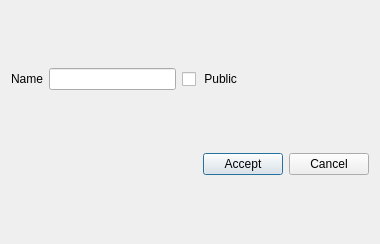
<?xml version="1.0" encoding="UTF-8"?>
<ui version="4.0">
 <class>Dialog</class>
 <widget class="QDialog" name="Dialog">
  <property name="geometry">
   <rect>
    <x>0</x>
    <y>0</y>
    <width>380</width>
    <height>244</height>
   </rect>
  </property>
  <property name="windowTitle">
   <string>Collection Properties</string>
  </property>
  <layout class="QVBoxLayout" name="verticalLayout">
   <item>
    <layout class="QHBoxLayout" name="horizontalLayout">
     <item>
      <widget class="QLabel" name="label">
       <property name="text">
        <string>Name</string>
       </property>
      </widget>
     </item>
     <item>
      <widget class="QLineEdit" name="nameLineEdit"/>
     </item>
     <item>
      <widget class="QCheckBox" name="publicCheckBox">
       <property name="text">
        <string> Public</string>
       </property>
      </widget>
     </item>
     <item>
      <spacer name="horizontalSpacer_2">
       <property name="orientation">
        <enum>Qt::Horizontal</enum>
       </property>
       <property name="sizeHint" stdset="0">
        <size>
         <width>40</width>
         <height>20</height>
        </size>
       </property>
      </spacer>
     </item>
    </layout>
   </item>
   <item>
    <layout class="QHBoxLayout" name="horizontalLayout_2">
     <item>
      <spacer name="horizontalSpacer">
       <property name="orientation">
        <enum>Qt::Horizontal</enum>
       </property>
       <property name="sizeHint" stdset="0">
        <size>
         <width>40</width>
         <height>20</height>
        </size>
       </property>
      </spacer>
     </item>
     <item>
      <widget class="QPushButton" name="acceptButton">
       <property name="text">
        <string>Accept</string>
       </property>
      </widget>
     </item>
     <item>
      <widget class="QPushButton" name="rejectButton">
       <property name="text">
        <string>Cancel</string>
       </property>
      </widget>
     </item>
    </layout>
   </item>
  </layout>
 </widget>
 <resources/>
 <connections/>
</ui>
